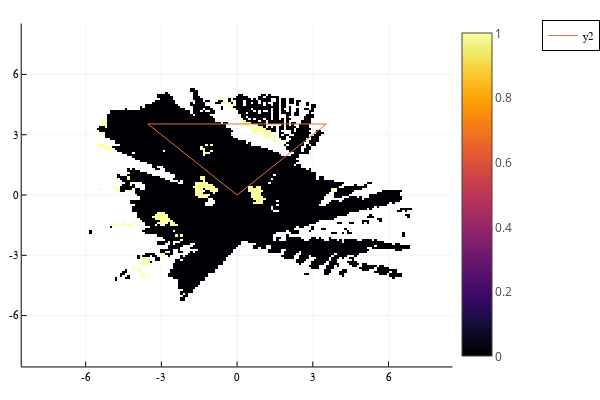

Source (notebook cell):
### Code cell
heatmap(xrange, yrange, obst_gthr .* free_certified)
plot_fov!()

### Figure 1 — Plotly figure (JSON) as saved in the notebook; plotly's stock layout.template omitted (floating-point values rounded to 4 significant figures; data arrays with more than 128 entries replaced by an {"elided": "..."} marker saying what was removed)
{"data": [{"colorbar": {"len": 0.9525, "title": "", "x": 0.7541, "y": 0.5139}, "colorscale": {"elided": "256x2 mixed values"}, "name": "y1", "showlegend": false, "showscale": true, "type": "heatmap", "x": {"elided": "162 float values"}, "xaxis": "x", "y": {"elided": "162 float values"}, "yaxis": "y", "z": {"elided": "161x161 int values"}, "zmax": 1, "zmin": 0}, {"colorbar": {"len": 0.9525, "title": "", "x": 0.7541, "y": 0.5139}, "legendgroup": "y2", "line": {"color": "rgba(227, 111, 71, 1.000)", "dash": "solid", "shape": "linear", "width": 1}, "mode": "lines", "name": "y2", "showlegend": true, "type": "scatter", "x": [0, -3.536, 3.536, 0], "xaxis": "x", "y": [0, 3.536, 3.536, 0], "yaxis": "y", "zmax": 1, "zmin": 0}], "layout": {"annotations": [], "height": 400, "legend": {"bgcolor": "rgba(255, 255, 255, 1.000)", "bordercolor": "rgba(0, 0, 0, 1.000)", "borderwidth": 1, "font": {"color": "rgba(0, 0, 0, 1.000)", "family": "sans-serif", "size": 11}, "title": {"font": {"color": "rgba(0, 0, 0, 1.000)", "family": "sans-serif", "size": 15}, "text": ""}, "tracegroupgap": 0, "traceorder": "normal", "x": 1, "xanchor": "auto", "y": 1, "yanchor": "auto"}, "margin": {"b": 20, "l": 0, "r": 0, "t": 20}, "paper_bgcolor": "rgba(255, 255, 255, 1.000)", "plot_bgcolor": "rgba(255, 255, 255, 1.000)", "showlegend": true, "width": 600, "xaxis": {"anchor": "y", "domain": [0.03619, 0.7541], "gridcolor": "rgba(0, 0, 0, 0.100)", "gridwidth": 0.5, "linecolor": "rgba(0, 0, 0, 1.000)", "mirror": false, "range": [-8.533, 8.533], "showgrid": true, "showline": true, "showticklabels": true, "tickangle": 0, "tickcolor": "rgb(0, 0, 0)", "tickfont": {"color": "rgba(0, 0, 0, 1.000)", "family": "sans-serif", "size": 11}, "tickmode": "array", "ticks": "inside", "ticktext": ["-6", "-3", "0", "3", "6"], "tickvals": [-6, -3, 0, 3, 6], "title": "", "titlefont": {"color": "rgba(0, 0, 0, 1.000)", "family": "sans-serif", "size": 15}, "type": "-", "visible": true, "zeroline": false, "zerolinecolor": "rgba(0, 0, 0, 1.000)"}, "yaxis": {"anchor": "x", "domain": [0.03762, 0.9902], "gridcolor": "rgba(0, 0, 0, 0.100)", "gridwidth": 0.5, "linecolor": "rgba(0, 0, 0, 1.000)", "mirror": false, "range": [-8.533, 8.533], "showgrid": true, "showline": true, "showticklabels": true, "tickangle": 0, "tickcolor": "rgb(0, 0, 0)", "tickfont": {"color": "rgba(0, 0, 0, 1.000)", "family": "sans-serif", "size": 11}, "tickmode": "array", "ticks": "inside", "ticktext": ["-6", "-3", "0", "3", "6"], "tickvals": [-6, -3, 0, 3, 6], "title": "", "titlefont": {"color": "rgba(0, 0, 0, 1.000)", "family": "sans-serif", "size": 15}, "type": "-", "visible": true, "zeroline": false, "zerolinecolor": "rgba(0, 0, 0, 1.000)"}}}
